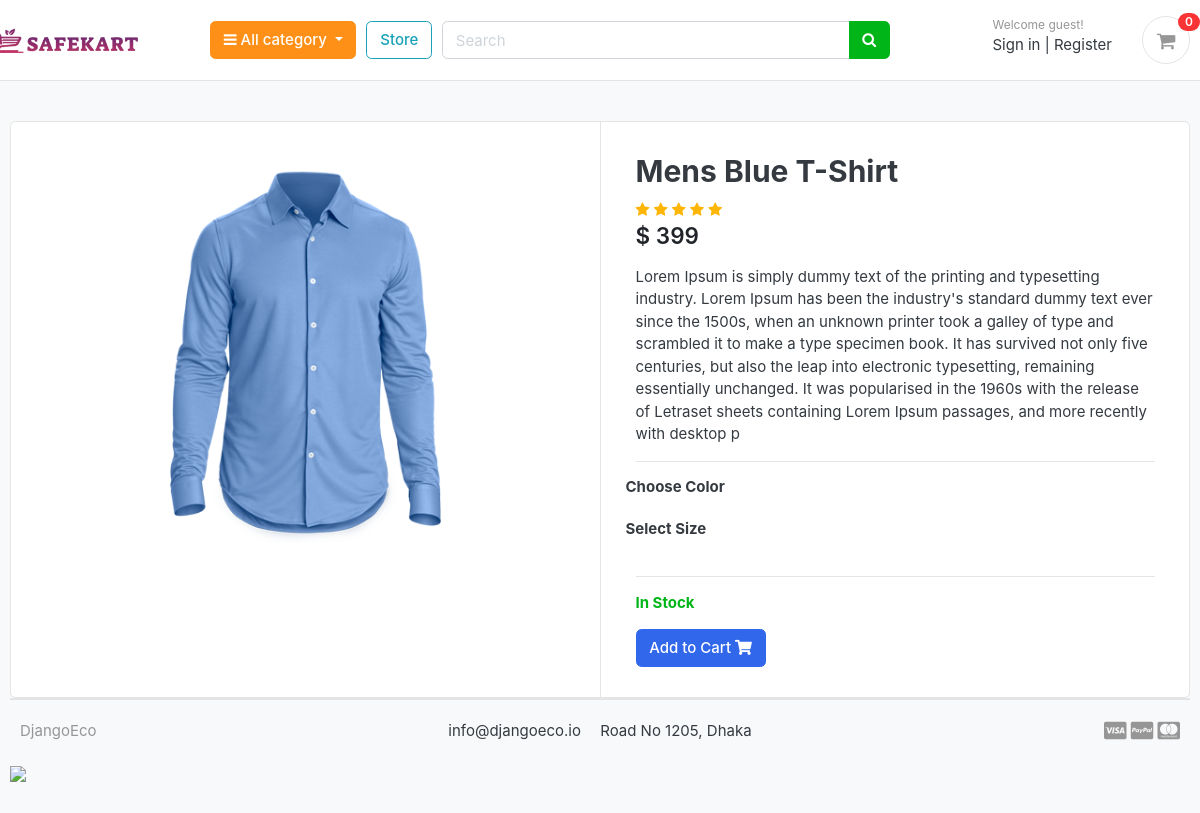
Page /store/category/mens/mens-blue-t-shirt/ on the committed database.
### store/models.py (models this page shows, shortened)
class Product(models.Model):
    product_name    = models.CharField(max_length=200, unique=True)
    slug            = models.SlugField(max_length=200, unique=True)
    description     = models.TextField(max_length=500, blank=True)
    price           = models.IntegerField()
    images          = models.ImageField(upload_to='photos/products')
    stock           = models.IntegerField()
    is_available    = models.BooleanField(default=True)
    category        = models.ForeignKey(Category, on_delete=models.CASCADE)
    created_date    = models.DateTimeField(auto_now_add=True)
    modified_date   = models.DateTimeField(auto_now=True)

### store/views.py (the view)
# urls.py: path('category/<slug:category_slug>/<slug:product_slug>/', views.product_detail, name='product_detail'),
def product_detail(request, category_slug, product_slug):
    try:
        single_product = Product.objects.get(category__slug=category_slug, slug=product_slug)
        in_cart = CartItem.objects.filter(cart__cart_id=_cart_id(request), product=single_product).exists()
    except Exception as e:
        raise e
    context = {
        'single_product': single_product,
        'in_cart': in_cart,
    }
    return render(request, 'store/product_details.html', context)

### cart/context_processors.py (called while the page is built)
def counter(request):
    cart_count = 0
    if 'admin' in request.path:
        return {}
    else:
        try:
            cart = Cart.objects.filter(cart_id=_cart_id(request))
            if request.user.is_authenticated:
                cart_items = CartItem.objects.all().filter(user=request.user)
            else:
                cart_items = CartItem.objects.all().filter(cart=cart[:1])
            for cart_item in cart_items:
                cart_count += cart_item.quantity
        except Cart.DoesNotExist:
            cart_count = 0
    return dict(cart_count=cart_count)

### cart/utils.py (called while the page is built)
def _cart_id(request):
    if 'preserved_cart_id' in request.session:
        return request.session['preserved_cart_id']
    if not request.session.session_key:
        request.session.create()
    return request.session.session_key

### category/context_processors.py (called while the page is built)
def menu_links(request):
    links = Category.objects.all()
    return dict(links=links)

### category/models.py (called while the page is built)
    def get_url(self):
        return reverse('products_by_category', args=[self.slug])

### store/templates/store/product_details.html (shortened to what this page needs)
{% extends 'base.html' %} {% load static %} {% block content %}
<section class="section-content padding-y bg">
  <div class="container">
    <div class="card">
      <div class="row no-gutters">
        <aside class="col-md-6">
          <article class="gallery-wrap">
            <div class="img-big-wrap">
              <a href="#"><img src="{{ single_product.images.url }}" /></a>
            </div>
          </article>
        </aside>
        <main class="col-md-6 border-left">
          <form action="{% url 'add_cart' single_product.id %}" method="POST">
            <article class="content-body">
              <h2 class="title">{{ single_product.product_name }}</h2>
              <div class="rating-star">
                <span>
                  <i
                    class="fa fa-star{% if single_product.averageReview < 0.5 %}-o{% elif single_product.averageReview >= 0.5 and single_product.averageReview < 1 %}-half-o {% endif %}"
                    aria-hidden="true"
                  ></i>
                  <i
                    class="fa fa-star{% if single_product.averageReview < 1.5 %}-o{% elif single_product.averageReview >= 1.5 and single_product.averageReview < 2 %}-half-o {% endif %}"
                    aria-hidden="true"
                  ></i>
                  <i
                    class="fa fa-star{% if single_product.averageReview < 2.5 %}-o{% elif single_product.averageReview >= 2.5 and single_product.averageReview < 3 %}-half-o {% endif %}"
                    aria-hidden="true"
                  ></i>
                  <i
                    class="fa fa-star{% if single_product.averageReview < 3.5 %}-o{% elif single_product.averageReview >= 3.5 and single_product.averageReview < 4 %}-half-o {% endif %}"
                    aria-hidden="true"
                  ></i>
                  <i
                    class="fa fa-star{% if single_product.averageReview < 4.5 %}-o{% elif single_product.averageReview >= 4.5 and single_product.averageReview < 5 %}-half-o {% endif %}"
                    aria-hidden="true"
                  ></i>
                </span>
              </div>
              <div class="mb-3">
                <var class="price h4">$ {{single_product.price}}</var>
              </div>
              <p>{{ single_product.description }}</p>
              <hr />
              <div class="row">
                <div class="item-option-select">
                  <h6>Choose Color</h6>
                </div>
              </div>
              <div class="row">
                <div class="item-option-select">
                  <h6>Select Size</h6>
                </div>
              </div>
              <hr />
              {% if single_product.stock <= 0 %}
                <h5 class="text-danger">Out of Stock</h5>
              {% elif in_cart %}
                <p class="text-success">Item already added to cart</p>
                <a href="{% url 'cart' %}" class="btn btn-warning">
                  <span>View Cart</span>
                  <i class="fas fa-shopping-cart"></i>
                </a>
              {% else %}
                <p><strong class="text-success">In Stock</strong></p>
                <button type="submit" class="btn btn-primary">
                  <span>Add to Cart</span>
                  <i class="fas fa-shopping-cart"></i>
                </button>
              {% endif %}
            </article>
          </form>
        </main>
      </div>
    </div>
{% endblock %}

### static/css/ui.css (style rules this page uses)
html { font-family: "Inter", sans-serif; font-size: 15px; }
.content-body { flex: 1 1 auto; padding: 2rem 2.3rem; }
.padding-y { padding-top: 40px; padding-bottom: 40px; }
var { font-style: normal; }
article:after, .form-group:after { display: block; clear: both; content: ""; }
.bg { background-color: #f8f9fa; }
.price { font-weight: 600; color: #212529; }
.gallery-wrap .img-big-wrap { margin-bottom: 10px; border-radius: 0.37rem; overflow: hidden; background-color: #fff; }
.gallery-wrap .img-big-wrap a { text-align: center; display: block; }
.gallery-wrap .img-big-wrap img { height: 450px; width: auto; display: inline-block; }
.item-option-select { margin-bottom: 1rem; display: inline-block; margin-right: 15px; }

### static/css/custom.css (style rules this page uses)
.rating-star i { color: #ffb503 !important; }

### rows in the picture
Product: images (picture), product_name "Mens Blue T-Shirt", price "399", description "Lorem Ipsum is simply dummy text of the printing and typesetting industry. Lorem Ipsum has been the industry's standard dummy text ever since the 1500s, when an unknown printer took a galley of type and scrambled it to make a type specimen book. It has survived not only five centuries, but also the leap into electronic typesetting, remaining essentially unchanged. It was popularised in the 1960s with the release of Letraset sheets containing Lorem Ipsum passages, and more recently with desktop p"

### other values in the picture
{{ cart_count }} "0"
